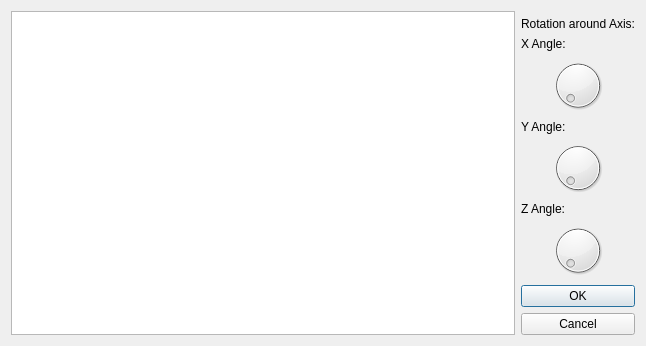
<?xml version="1.0" encoding="UTF-8"?>
<ui version="4.0">
 <class>rotateo</class>
 <widget class="QDialog" name="rotateo">
  <property name="geometry">
   <rect>
    <x>0</x>
    <y>0</y>
    <width>646</width>
    <height>346</height>
   </rect>
  </property>
  <property name="windowTitle">
   <string>Rotate</string>
  </property>
  <layout class="QGridLayout" name="gridLayout">
   <item row="0" column="0" rowspan="10">
    <widget class="QGraphicsView" name="graphicsView"/>
   </item>
   <item row="8" column="1">
    <widget class="QPushButton" name="pushButton_3">
     <property name="text">
      <string>OK</string>
     </property>
    </widget>
   </item>
   <item row="9" column="1">
    <widget class="QPushButton" name="pushButton">
     <property name="text">
      <string>Cancel</string>
     </property>
    </widget>
   </item>
   <item row="3" column="1">
    <widget class="QDial" name="dial">
     <property name="maximum">
      <number>90</number>
     </property>
    </widget>
   </item>
   <item row="5" column="1">
    <widget class="QDial" name="dial_2">
     <property name="maximum">
      <number>90</number>
     </property>
    </widget>
   </item>
   <item row="7" column="1">
    <widget class="QDial" name="dial_3">
     <property name="maximum">
      <number>90</number>
     </property>
    </widget>
   </item>
   <item row="6" column="1">
    <widget class="QLabel" name="label">
     <property name="text">
      <string>Z Angle:</string>
     </property>
    </widget>
   </item>
   <item row="4" column="1">
    <widget class="QLabel" name="label_2">
     <property name="text">
      <string>Y Angle:</string>
     </property>
    </widget>
   </item>
   <item row="1" column="1">
    <widget class="QLabel" name="label_4">
     <property name="text">
      <string>Rotation around Axis:</string>
     </property>
    </widget>
   </item>
   <item row="2" column="1">
    <widget class="QLabel" name="label_3">
     <property name="text">
      <string>X Angle:</string>
     </property>
    </widget>
   </item>
  </layout>
 </widget>
 <resources/>
 <connections/>
</ui>
